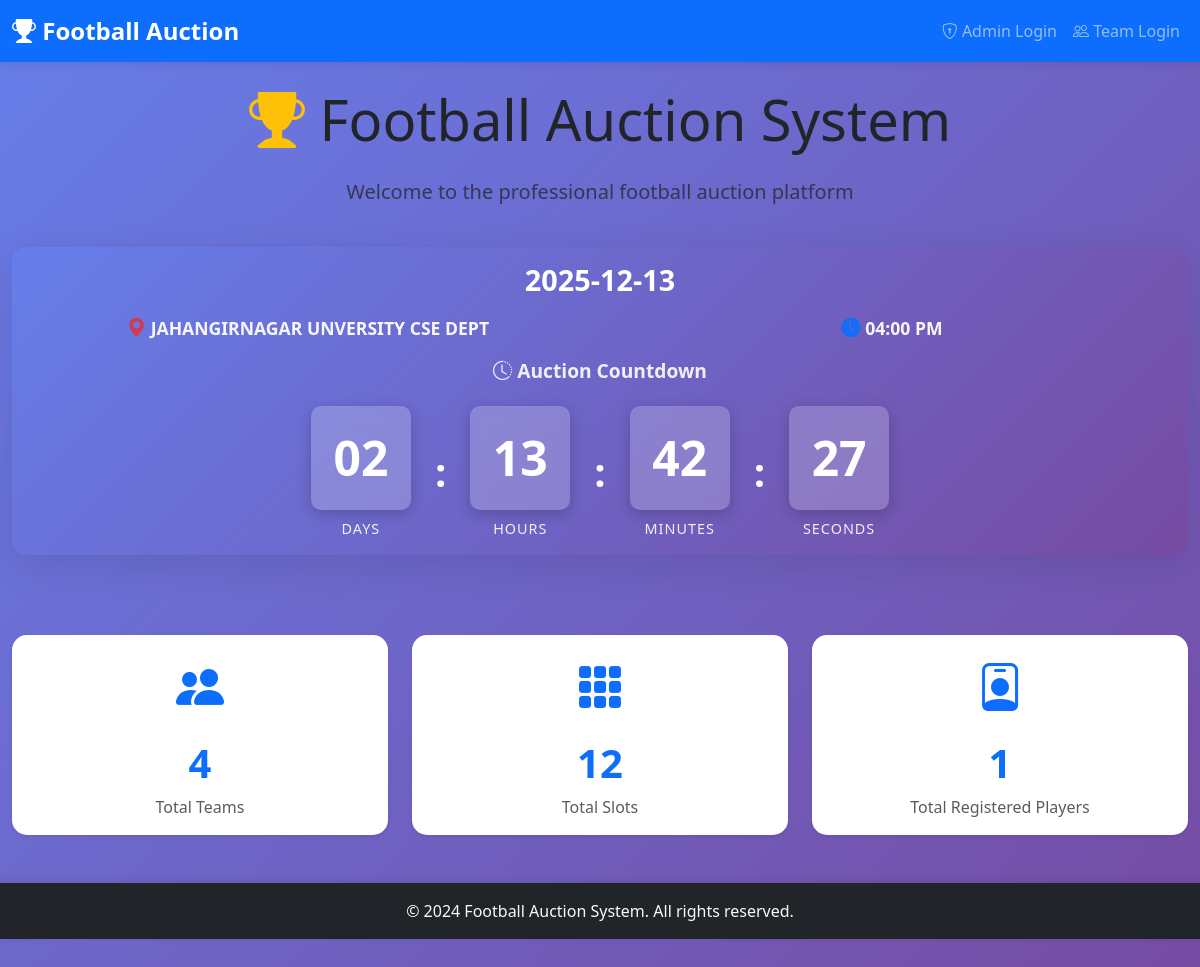
The page / on the database its author committed.
### app.py (models this page shows)
class AuctionSetting(db.Model):
    id = db.Column(db.Integer, primary_key=True)
    auction_start_time = db.Column(db.DateTime, nullable=False)
    auction_date = db.Column(db.String(100), nullable=True)  # e.g., "Saturday, December 14, 2025"
    auction_place = db.Column(db.String(200), nullable=True)  # Auction venue/location
    is_active = db.Column(db.Boolean, default=True)

class SlotManagement(db.Model):
    id = db.Column(db.Integer, primary_key=True)
    total_slots = db.Column(db.Integer, default=12, nullable=False)
    total_teams = db.Column(db.Integer, default=12, nullable=False)  # Maximum teams allowed
    filled_slots = db.Column(db.Integer, default=0, nullable=False)
    remaining_slots = db.Column(db.Integer, default=12, nullable=False)
    updated_at = db.Column(db.DateTime, default=datetime.utcnow, onupdate=datetime.utcnow)

### app.py (the view, shortened to what this page needs)
@app.route('/')
def home():
    teams = Team.query.all()
    team_count = len(teams)
    players = Player.query.all()
    player_count = len(players)
    slot_info = SlotManagement.query.first()
    if not slot_info:
        slot_info = SlotManagement(total_slots=12, total_teams=12, filled_slots=0, remaining_slots=12)
        db.session.add(slot_info)
        db.session.commit()
    slot_info.filled_slots = team_count
    slot_info.remaining_slots = slot_info.total_slots - team_count
    db.session.commit()
    auction_setting = AuctionSetting.query.first()
    countdown_time = auction_setting.auction_start_time
    return render_template('index.html', teams=teams, team_count=team_count,
                         countdown_time=countdown_time, slot_info=slot_info,
                         players=players, player_count=player_count,
                         auction_setting=auction_setting)

### templates/index.html (shortened to what this page needs)
{% extends "base.html" %}
{% block content %}
<div class="row mb-4">
    <div class="col-12">
        <h1 class="display-4 text-center mb-4">
            <i class="bi bi-trophy-fill text-warning"></i> Football Auction System
        </h1>
        <p class="lead text-center text-muted">Welcome to the professional football auction platform</p>
    </div>
</div>
<div class="row mb-5">
    <div class="col-12">
        <div class="card countdown-card shadow-lg">
            <div class="card-body text-center">
                <h2 class="card-title mb-3" style="font-size: 1.8rem; font-weight: bold;">
                    {{ auction_setting.auction_date if auction_setting and auction_setting.auction_date else 'Saturday, December 14, 2025' }}
                </h2>
                <div class="row mb-3">
                    <div class="col-md-6 mb-2 mb-md-0">
                        {% if auction_setting and auction_setting.auction_place %}
                        <p class="mb-0" style="font-size: 1.1rem; opacity: 0.95;">
                            <i class="bi bi-geo-alt-fill text-danger" style="font-size: 1.2rem;"></i>
                            <strong>{{ auction_setting.auction_place }}</strong>
                        </p>
                        {% else %}
                        <p class="mb-0" style="font-size: 1.1rem; opacity: 0.95;">
                            <i class="bi bi-geo-alt-fill text-danger" style="font-size: 1.2rem;"></i>
                            <strong>Main Auditorium</strong>
                        </p>
                        {% endif %}
                    </div>
                    <div class="col-md-6">
                        {% if auction_setting and auction_setting.auction_start_time %}
                        <p class="mb-0" style="font-size: 1.1rem; opacity: 0.95;">
                            <i class="bi bi-clock-fill text-primary" style="font-size: 1.2rem;"></i>
                            <strong>{{ auction_setting.auction_start_time.strftime('%I:%M %p') if auction_setting.auction_start_time else '10:00 AM' }}</strong>
                        </p>
                        {% else %}
                        <p class="mb-0" style="font-size: 1.1rem; opacity: 0.95;">
                            <i class="bi bi-clock-fill text-primary" style="font-size: 1.2rem;"></i>
                            <strong>10:00 AM</strong>
                        </p>
                        {% endif %}
                    </div>
                </div>
                <h3 class="card-title mb-4" style="font-size: 1.2rem; opacity: 0.9;">
                    <i class="bi bi-clock-history"></i> Auction Countdown
                </h3>
                <div id="countdown" class="countdown-display">
                    <div class="countdown-item">
                        <div class="countdown-value" id="days">00</div>
                        <div class="countdown-label">Days</div>
                    </div>
                    <div class="countdown-separator">:</div>
                    <div class="countdown-item">
                        <div class="countdown-value" id="hours">00</div>
                        <div class="countdown-label">Hours</div>
                    </div>
                    <div class="countdown-separator">:</div>
                    <div class="countdown-item">
                        <div class="countdown-value" id="minutes">00</div>
                        <div class="countdown-label">Minutes</div>
                    </div>
                    <div class="countdown-separator">:</div>
                    <div class="countdown-item">
                        <div class="countdown-value" id="seconds">00</div>
                        <div class="countdown-label">Seconds</div>
                    </div>
                </div>
            </div>
        </div>
    </div>
</div>
<div class="row mb-4">
    <div class="col-md-4">
        <div class="card dashboard-card shadow-sm h-100" id="teamsCard" style="cursor: pointer;">
            <div class="card-body text-center">
                <div class="dashboard-icon mb-3">
                    <i class="bi bi-people-fill"></i>
                </div>
                <h2 class="card-title mb-2">{{ team_count }}</h2>
                <p class="card-text text-muted">Total Teams</p>
            </div>
        </div>
    </div>
    <div class="col-md-4">
        <div class="card dashboard-card shadow-sm h-100">
            <div class="card-body text-center">
                <div class="dashboard-icon mb-3">
                    <i class="bi bi-grid-3x3-gap-fill"></i>
                </div>
                <h2 class="card-title mb-2">{{ slot_info.total_slots }}</h2>
                <p class="card-text text-muted">Total Slots</p>
            </div>
        </div>
    </div>
    <div class="col-md-4">
        <div class="card dashboard-card shadow-sm h-100" id="playersCard" style="cursor: pointer;">
            <div class="card-body text-center">
                <div class="dashboard-icon mb-3">
                    <i class="bi bi-person-badge"></i>
                </div>
                <h2 class="card-title mb-2">{{ player_count }}</h2>
                <p class="card-text text-muted">Total Registered Players</p>
            </div>
        </div>
    </div>
</div>
{% endblock %}

### static/css/style.css (style rules this page uses)
:root { --primary-color: #0d6efd; --secondary-color: #6c757d; --success-color: #198754; --danger-color: #dc3545; --warning-color: #ffc107; --info-color: #0dcaf0; --dark-color: #212529; --light-color: #f8f9fa; }
body { font-family: 'Segoe UI', Tahoma, Geneva, Verdana, sans-serif; background: linear-gradient(135deg, #667eea 0%, #764ba2 100%); min-height: 100vh; padding-bottom: 60px; }
.countdown-card { background: linear-gradient(135deg, #667eea 0%, #764ba2 100%); border: none; border-radius: 15px; color: white; margin-bottom: 2rem; }
.countdown-card .card-title { color: white; font-weight: bold; }
.countdown-display { display: flex; justify-content: center; align-items: center; gap: 1rem; flex-wrap: wrap; }
.countdown-item { text-align: center; min-width: 100px; }
.countdown-value { font-size: 3rem; font-weight: bold; background: rgba(255, 255, 255, 0.2); padding: 1rem; border-radius: 10px; margin-bottom: 0.5rem; backdrop-filter: blur(10px); box-shadow: 0 4px 15px rgba(0,0,0,0.2); }
.countdown-label { font-size: 0.9rem; text-transform: uppercase; letter-spacing: 1px; opacity: 0.9; }
.countdown-separator { font-size: 2.5rem; font-weight: bold; margin: 0 0.5rem; }
.dashboard-card { border: none; border-radius: 15px; transition: all 0.3s ease; background: white; }
.dashboard-icon { font-size: 3rem; color: var(--primary-color); }
.dashboard-card .card-title { font-size: 2.5rem; font-weight: bold; color: var(--primary-color); }
.card { border: none; border-radius: 15px; }
.card.shadow-lg { box-shadow: 0 10px 40px rgba(0,0,0,0.1) !important; }
.card { animation: fadeIn 0.5s ease; }
html { scroll-behavior: smooth; }

### rows shown on the page
AuctionSetting: auction_date "2025-12-13", auction_place "JAHANGIRNAGAR UNVERSITY CSE DEPT", auction_start_time "04:00 PM"
SlotManagement: total_slots "12"

### other values the page prints
{{ team_count }} "4"
{{ player_count }} "1"
